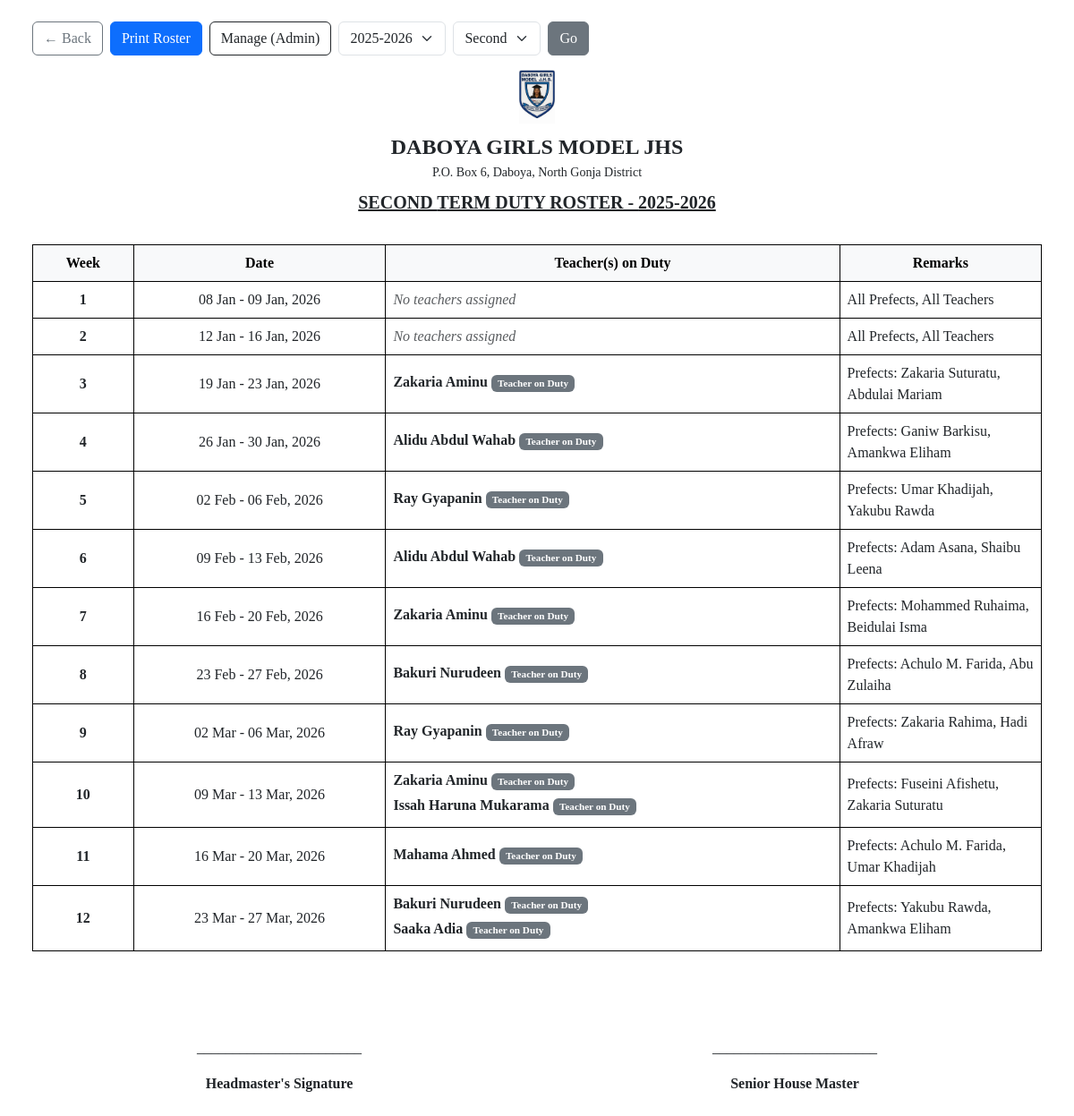
The app's page /teachers/duty-roster/ (signed in), older data.
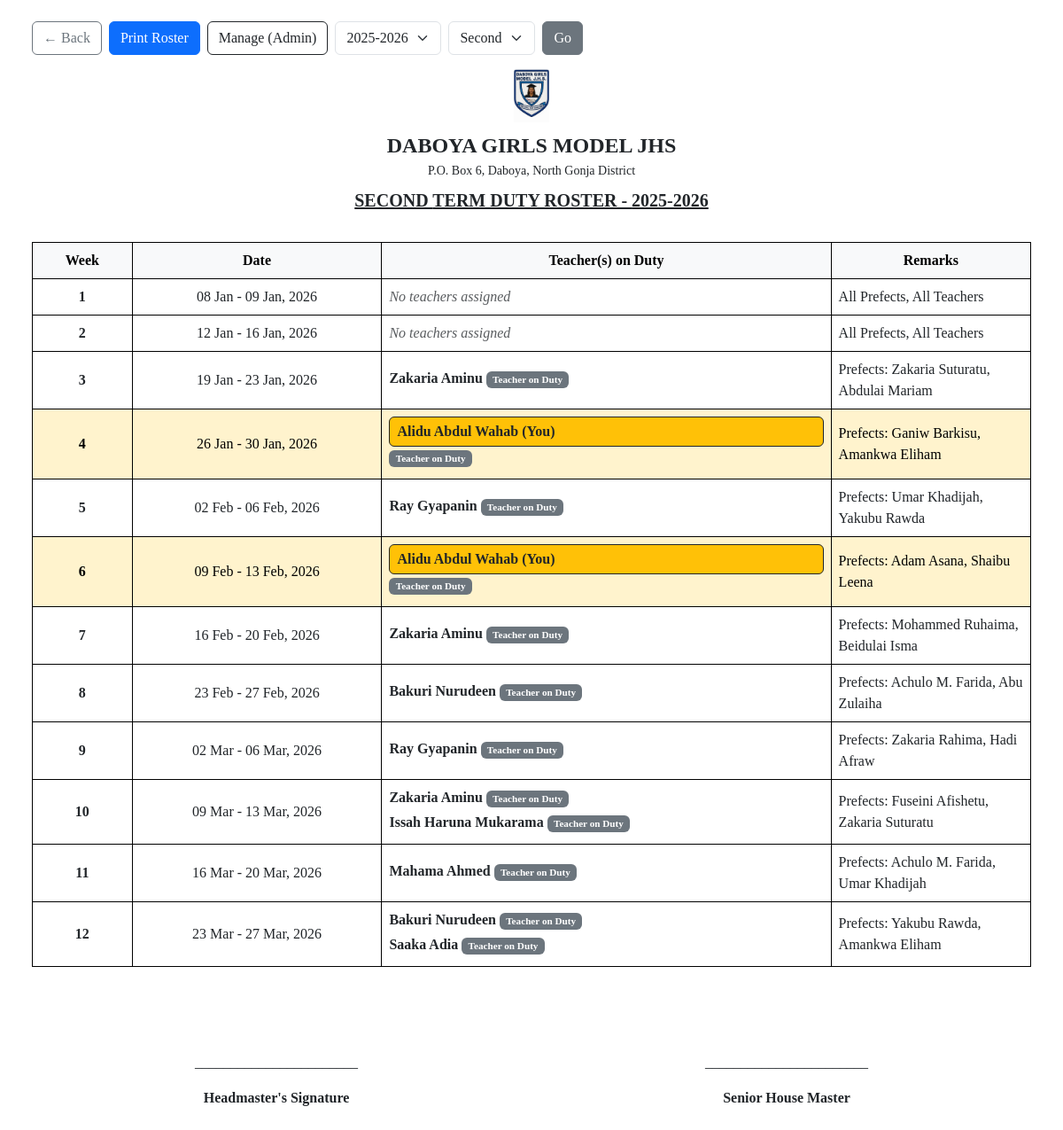
The same page, newer data.
### teachers/models.py (models this page shows, shortened)
class DutyWeek(models.Model):
    TERM_CHOICES = (
        ('First', 'First Term'),
        ('Second', 'Second Term'),
        ('Third', 'Third Term'),
    )
    academic_year = models.ForeignKey('academics.AcademicYear', on_delete=models.CASCADE)
    term = models.CharField(max_length=15, choices=TERM_CHOICES)
    week_number = models.PositiveIntegerField()
    start_date = models.DateField()
    end_date = models.DateField()
    remarks = models.TextField(blank=True, null=True)
    class Meta:
        ordering = ['start_date']
        unique_together = ['academic_year', 'term', 'week_number']
        verbose_name = "Duty Week"
        verbose_name_plural = "Duty Weeks"

class DutyAssignment(models.Model):
    week = models.ForeignKey(DutyWeek, on_delete=models.CASCADE, related_name='assignments')
    teacher = models.ForeignKey(Teacher, on_delete=models.CASCADE)
    role = models.CharField(max_length=100, default="Member", help_text="e.g. Senior Team Leader, Member")
    class Meta:
        unique_together = ['week', 'teacher']
        ordering = ['role', 'teacher']

class Teacher(models.Model):
    user = models.OneToOneField(User, on_delete=models.CASCADE)
    employee_id = models.CharField(max_length=20, unique=True)
    date_of_birth = models.DateField()
    date_of_joining = models.DateField()
    qualification = models.CharField(max_length=200)
    subjects = models.ManyToManyField('academics.Subject', blank=True)

### academics/models.py (models this page shows, shortened)
class SchoolInfo(models.Model):
    name = models.CharField(max_length=200, default="Daboya Girls Model JHS")
    address = models.TextField(default="P.O. Box 6, Daboya, North Gonja District")
    phone = models.CharField(max_length=50, default="024-0852910")
    email = models.EmailField(default="info@daboyagirlsmodel.edu.gh")
    motto = models.CharField(max_length=200, default="Success, Our Concern")
    logo = models.ImageField(upload_to='school_logo/', null=True, blank=True)
    class Meta:
        verbose_name_plural = "School Information"

class AcademicYear(models.Model):
    name = models.CharField(max_length=20)
    start_date = models.DateField()
    end_date = models.DateField()
    is_current = models.BooleanField(default=False)
    def __str__(self):
        return self.name
    class Meta:
        ordering = ['-start_date']

### accounts/models.py (models this page shows, shortened)
class User(AbstractUser):
    USER_TYPES = (
        ('admin', 'Admin'),
        ('teacher', 'Teacher'),
        ('student', 'Student'),
        ('parent', 'Parent'),
    )
    user_type = models.CharField(max_length=10, choices=USER_TYPES)
    phone = models.CharField(max_length=15, blank=True)
    address = models.TextField(blank=True)
    profile_picture = models.ImageField(upload_to='profiles/', null=True, blank=True)

### teachers/views.py (the view)
# urls.py: path('duty-roster/', views.print_duty_roster, name='duty_roster'),
@login_required
def print_duty_roster(request):
    current_year = AcademicYear.objects.filter(is_current=True).first()
    if not current_year:
        current_year = AcademicYear.objects.first()
    from django.utils import timezone
    today = timezone.now().date()
    req_term = request.GET.get('term')
    if req_term:
        term = req_term
    else:
        current_week = DutyWeek.objects.filter(
            academic_year=current_year,
            start_date__lte=today,
            end_date__gte=today
        ).first()
        term = current_week.term if current_week else ('Second' if 1 <= today.month <= 4 else ('Third' if 5 <= today.month <= 8 else 'First'))
    year_id = request.GET.get('year', current_year.id if current_year else None)
    if year_id:
        year = get_object_or_404(AcademicYear, id=year_id)
    else:
        year = None
    weeks = DutyWeek.objects.filter(academic_year=year, term=term).prefetch_related('assignments', 'assignments__teacher', 'assignments__teacher__user').order_by('week_number')
    context = {
        'weeks': weeks,
        'year': year,
        'term': term,
        'school_info': SchoolInfo.objects.first(),
        'available_terms': ['First', 'Second', 'Third'],
        'academic_years': AcademicYear.objects.all(),
    }
    return render(request, 'teachers/duty_roster_pdf.html', context)

### academics/context_processors.py (called while the page is built)
def school_info(request):
    try:
        info = SchoolInfo.objects.first()
    except:
        info = None
    if not info:
        return {
            'school_name': "Daboya Girls Model JHS",
            'school_address': "P.O. Box 6, Daboya, North Gonja District",
            'school_motto': "Success, Our Concern",
        }
    return {
        'school_name': info.name,
        'school_address': info.address,
        'school_phone': info.phone,
        'school_email': info.email,
        'school_motto': info.motto,
        'school_logo': info.logo,
        'school_object': info
    }

### templates/teachers/duty_roster_pdf.html (shortened to what this page needs)
<!DOCTYPE html>
<html lang="en">
<head>
    <link href="https://cdn.jsdelivr.net/npm/bootstrap@5.3.0/dist/css/bootstrap.min.css" rel="stylesheet">
</head>
<body class="p-3 p-md-4">
    <div class="container-fluid">
        <div class="no-print mb-3 d-flex flex-wrap gap-2 justify-content-center justify-content-md-start">
            <a href="{% url 'dashboard' %}" class="btn btn-outline-secondary">← Back</a>
            <button onclick="window.print()" class="btn btn-primary">Print Roster</button>
            <a href="{% url 'admin:teachers_dutyweek_changelist' %}" class="btn btn-outline-dark">Manage (Admin)</a>
            <form class="d-flex gap-2 align-items-center" method="get">
                <select name="year" class="form-select w-auto">
                    {% for y in academic_years %}
                    <option value="{{ y.id }}" {% if y.id == year.id %}selected{% endif %}>{{ y.name }}</option>
                    {% endfor %}
                </select>
                <select name="term" class="form-select w-auto">
                    {% for t in available_terms %}
                    <option value="{{ t }}" {% if t == term %}selected{% endif %}>{{ t }}</option>
                    {% endfor %}
                </select>
                <button type="submit" class="btn btn-secondary">Go</button>
            </form>
        </div>
        <div class="header">
            {% if school_info.logo %}
            <img src="{{ school_info.logo.url }}" alt="Logo" style="height: 60px; max-width: 100%;" class="mb-2">
            {% endif %}
            <div class="school-name fs-4 fs-md-3">{{ school_info.name|default:"St. Peter's Methodist JHS" }}</div>
            <div class="small">{{ school_info.address }}</div>
            <div class="roster-title fs-5 mt-2">{{ term|upper }} TERM DUTY ROSTER - {{ year.name }}</div>
        </div>
        <div class="desktop-view d-none d-md-block">
            <table class="table table-bordered">
                <thead class="table-light">
                    <tr>
                        <th style="width: 10%;" class="text-center">Week</th>
                        <th style="width: 25%;" class="text-center">Date</th>
                        <th class="text-center">Teacher(s) on Duty</th>
                        <th style="width: 20%;" class="text-center">Remarks</th>
                    </tr>
                </thead>
                <tbody>
                    {% for week in weeks %}
                    <tr class="{% for assign in week.assignments.all %}{% if assign.teacher.user == user %}table-warning border-warning{% endif %}{% endfor %}">
                        <td class="text-center fw-bold">{{ week.week_number }}</td>
                        <td class="text-center">{{ week.start_date|date:"d M" }} - {{ week.end_date|date:"d M, Y" }}</td>
                        <td>
                            <ul class="list-unstyled mb-0">
                            {% for assign in week.assignments.all %}
                                <li class="mb-1">
                                    {% if assign.teacher.user == user %}
                                        <div class="p-1 rounded bg-warning text-dark border border-dark">
                                            <strong>{{ assign.teacher.user.get_full_name }} (You)</strong>
                                        </div>
                                    {% else %}
                                        <strong>{{ assign.teacher.user.get_full_name }}</strong>
                                    {% endif %}
                                    {% if assign.role and assign.role != 'Member' %}
                                    <span class="badge bg-secondary text-white small" style="font-size: 0.7em;">{{ assign.role }}</span>
                                    {% endif %}
                                </li>
                            {% empty %}
                                <em class="text-muted">No teachers assigned</em>
                            {% endfor %}
                            </ul>
                        </td>
                        <td>{{ week.remarks|default:""|linebreaksbr }}</td>
                    </tr>
                    {% empty %}
                    <tr>
                        <td colspan="4" class="text-center py-5">
                            <p class="mb-0">No duty roster entries found.</p>
                        </td>
                    </tr>
                    {% endfor %}
                </tbody>
            </table>
        </div>
        <div class="mt-5 d-none d-print-block d-md-block">
            <div class="row">
                <div class="col-6 text-center">
                    <br><br>
                    <p>_______________________</p>
                    <p><strong>Headmaster's Signature</strong></p>
                </div>
                <div class="col-6 text-center">
                    <br><br>
                    <p>_______________________</p>
                    <p><strong>Senior House Master</strong></p>
                </div>
            </div>
        </div>
    </div>
</body>
</html>

### templates/teachers/duty_roster_pdf.html (style rules this page uses)
body { font-family: 'Times New Roman', serif; }
.header { text-align: center; margin-bottom: 2rem; }
.school-name { font-size: 24px; font-weight: bold; text-transform: uppercase; }
.roster-title { font-size: 20px; font-weight: bold; text-decoration: underline; margin-top: 10px; }
.table-bordered th, .table-bordered td { border: 1px solid black !important; vertical-align: middle; }

Row changes from the older to the newer data that the page shows:
changed DutyAssignment (number 2 of 12 on the later page): teacher_id 16 → 7 (drawn)
changed DutyAssignment (number 4 of 12 on the later page): teacher_id 16 → 7 (drawn)
